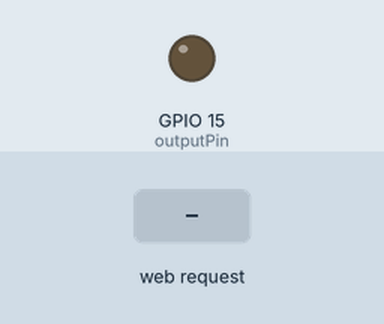
Recording of a sketch running on a simulated ESP32. Parts: output pins drawn as LEDs (lit = HIGH). Inputs (shaded band) come from the test bench. WiFi joins after 1.5 s; servers stay silent unless stated; what the sketch prints to the serial monitor is not drawn.

Above: at 2.7 s.
2.8 s: HTTP request GET /H received
At 4.1 s:
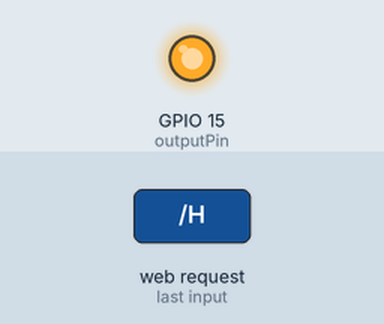
5.8 s: HTTP request GET /L received
At 6.4 s:
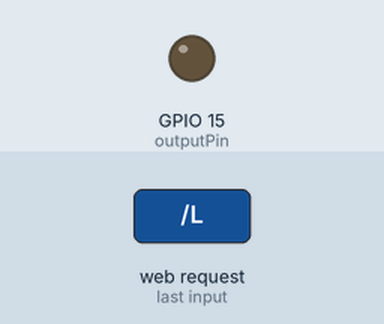
Timing chart, 0 to 8.8 s (numbered marks = the images above; inputs shaded):
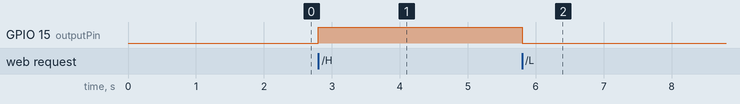

The sketch:

arduinoBuild_v1.0.ino
```cpp
#include <WiFi.h>

const char* ssid     = "urssid";
const char* password = "urpsk";
WiFiServer server(80);

//status of LED 1=on 0=off
int stat1 = 0;
int value = 0;
//pin to alter high or low
int outputPin = 15;

void setup()
{
  Serial.begin(115200);
  pinMode(outputPin, OUTPUT);
  delay(10);
  WiFi.begin(ssid, password);
  while (WiFi.status() != WL_CONNECTED) {
    delay(500);
    Serial.print(".");
  }
  Serial.println("WiFi connected.");
  Serial.println("IP address: ");
  Serial.println(WiFi.localIP());
  server.begin();
}

void loop() {
  WiFiClient client = server.available();
  if (client) {
    Serial.println("New Client.");
    String currentLine = "";
    while (client.connected()) {
      if (client.available()) {
        char c = client.read();
        Serial.write(c);
        if (c == '\n') {
          if (currentLine.length() == 0) {
            client.println("HTTP/1.1 200 OK");
            client.println("Content-type:text/html");
            client.println();
            client.println();
            break;
          } else {
            currentLine = "";
          }
        } else if (c != '\r') {
          currentLine += c;
        }
        if (currentLine.endsWith("GET /S")) {
          if (stat1 == 1) {
            client.println("HTTP/1.1 200 OK");
            client.println("Content-type:text/html");
            client.println();
            client.print("HIGH<br>");
            client.println();
          }
          else if (stat1 == 0) {
            client.println("HTTP/1.1 200 OK");
            client.println("Content-type:text/html");
            client.println();
            client.print("LOW<br>");
            client.println();
          }
        }
        if (currentLine.endsWith("GET /H")) {
          digitalWrite(15, HIGH);
          stat1 = 1;
        }
        if (currentLine.endsWith("GET /L")) {
          digitalWrite(15, LOW);
          stat1 = 0;
        }
      }
    }
    client.stop();
    Serial.println("Client Disconnected.");
  }
}
```

Measured:
- after the input at 2.8 s, GPIO 15 (outputPin): LOW → HIGH at once
- after the input at 5.8 s, GPIO 15 (outputPin): HIGH → LOW at once
